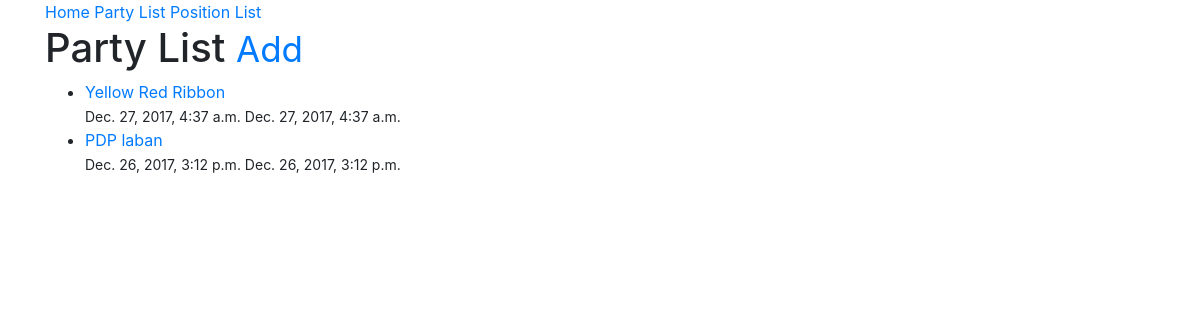
Page /party-list/ (signed in) on the committed database.
### partylists/models.py (models this page shows, shortened)
class PartyList(models.Model):
	owner 				= models.ForeignKey(User)
	partylist_name 		= models.CharField(max_length=120)
	timestamp			= models.DateTimeField(auto_now_add=True)
	updated				= models.DateTimeField(auto_now=True)
	slug				= models.SlugField(null=True, blank=True)
	objects 			= CandidateManager()
	def __str__(self):
		return self.partylist_name
	class Meta:
		ordering = ['-updated', '-timestamp']
	def get_absolute_url(self):
		return reverse('party-list:edit', kwargs={'slug': self.slug})

### partylists/views.py (the view)
class PartyListListView(LoginRequiredMixin, PermissionRequiredMixin, ListView):
	permission_required = 'partylists'
	def get_queryset(self):
		return PartyList.objects.filter(owner=self.request.user)

### partylists/models.py (called while the page is built)
	def get_queryset(self): #RestaurantLocation.objects.search()
		return CandidateQuerySet(self.model, using=self._db)

### partylists/templates/partylists/partylist_list.html (shortened to what this page needs)
{% extends "base.html" %}
{% block content %}
<h1>Party List <small><a href='{% url "party-list:create"%}'>Add</a></small></h1>
<ul>
	{% for obj in object_list %}
		<li><a href='{{ obj.get_absolute_url }}'>{{ obj }}</a><br/><small>{{ obj.locations }} {{ obj.category }} {{ obj.timestamp }} {{ obj.updated }}</small></li>
		{% empty %}
			<li><a href='{% url "party-list:create"%}'>Add One</a></li>
	{% endfor %}
</ul>
{% endblock %}

### rows in the picture
PartyList: partylist_name "Yellow Red Ribbon", timestamp "Dec. 27, 2017, 4:37 a.m.", updated "Dec. 27, 2017, 4:37 a.m."
PartyList: partylist_name "PDP laban", timestamp "Dec. 26, 2017, 3:12 p.m.", updated "Dec. 26, 2017, 3:12 p.m."
